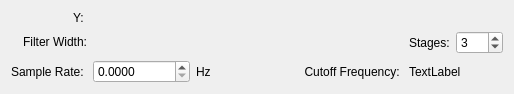
<?xml version="1.0" encoding="UTF-8"?>
<ui version="4.0">
 <class>BoxcarConfig</class>
 <widget class="QWidget" name="BoxcarConfig">
  <property name="geometry">
   <rect>
    <x>0</x>
    <y>0</y>
    <width>514</width>
    <height>92</height>
   </rect>
  </property>
  <layout class="QGridLayout" name="gridLayout" columnstretch="0,0,0,0,0,0,0">
   <item row="1" column="1" colspan="4">
    <widget class="Kst::ScalarSelector" name="_scalarSamples" native="true">
     <property name="sizePolicy">
      <sizepolicy hsizetype="Expanding" vsizetype="Preferred">
       <horstretch>0</horstretch>
       <verstretch>0</verstretch>
      </sizepolicy>
     </property>
     <property name="toolTip">
      <string>The length of the first stage of the averaging filter.</string>
     </property>
    </widget>
   </item>
   <item row="2" column="3" colspan="2">
    <widget class="QLabel" name="label_5">
     <property name="text">
      <string>Cutoff Frequency: </string>
     </property>
     <property name="alignment">
      <set>Qt::AlignRight|Qt::AlignTrailing|Qt::AlignVCenter</set>
     </property>
    </widget>
   </item>
   <item row="1" column="5">
    <widget class="QLabel" name="label_2">
     <property name="sizePolicy">
      <sizepolicy hsizetype="Fixed" vsizetype="Preferred">
       <horstretch>0</horstretch>
       <verstretch>0</verstretch>
      </sizepolicy>
     </property>
     <property name="text">
      <string>Stages:</string>
     </property>
    </widget>
   </item>
   <item row="2" column="0">
    <widget class="QLabel" name="label">
     <property name="sizePolicy">
      <sizepolicy hsizetype="Fixed" vsizetype="Preferred">
       <horstretch>0</horstretch>
       <verstretch>0</verstretch>
      </sizepolicy>
     </property>
     <property name="text">
      <string>Sample Rate: </string>
     </property>
    </widget>
   </item>
   <item row="1" column="0">
    <widget class="QLabel" name="label_4">
     <property name="sizePolicy">
      <sizepolicy hsizetype="Preferred" vsizetype="Fixed">
       <horstretch>0</horstretch>
       <verstretch>0</verstretch>
      </sizepolicy>
     </property>
     <property name="text">
      <string>Filter Width:</string>
     </property>
     <property name="alignment">
      <set>Qt::AlignRight|Qt::AlignTrailing|Qt::AlignVCenter</set>
     </property>
     <property name="wordWrap">
      <bool>false</bool>
     </property>
    </widget>
   </item>
   <item row="0" column="1" colspan="6">
    <widget class="Kst::VectorSelector" name="_vector" native="true">
     <property name="sizePolicy">
      <sizepolicy hsizetype="Expanding" vsizetype="Preferred">
       <horstretch>0</horstretch>
       <verstretch>0</verstretch>
      </sizepolicy>
     </property>
    </widget>
   </item>
   <item row="2" column="1">
    <widget class="QDoubleSpinBox" name="_sampleRateSpin">
     <property name="toolTip">
      <string>Used only for calculation of Cutoff Frequency</string>
     </property>
     <property name="decimals">
      <number>4</number>
     </property>
     <property name="maximum">
      <double>1000000000000000.000000000000000</double>
     </property>
    </widget>
   </item>
   <item row="2" column="5" colspan="2">
    <widget class="QLabel" name="_cutoffLabel">
     <property name="toolTip">
      <string>The 50% point of the filter.</string>
     </property>
     <property name="text">
      <string>TextLabel</string>
     </property>
    </widget>
   </item>
   <item row="0" column="0">
    <widget class="QLabel" name="label_3">
     <property name="sizePolicy">
      <sizepolicy hsizetype="Preferred" vsizetype="Fixed">
       <horstretch>0</horstretch>
       <verstretch>0</verstretch>
      </sizepolicy>
     </property>
     <property name="text">
      <string>Y: </string>
     </property>
     <property name="alignment">
      <set>Qt::AlignRight|Qt::AlignTrailing|Qt::AlignVCenter</set>
     </property>
     <property name="wordWrap">
      <bool>false</bool>
     </property>
    </widget>
   </item>
   <item row="1" column="6">
    <widget class="QSpinBox" name="_stagesSpin">
     <property name="sizePolicy">
      <sizepolicy hsizetype="Fixed" vsizetype="Fixed">
       <horstretch>0</horstretch>
       <verstretch>0</verstretch>
      </sizepolicy>
     </property>
     <property name="toolTip">
      <string>Stages of the filter.  More stages reduces stop band leakage.</string>
     </property>
     <property name="minimum">
      <number>1</number>
     </property>
     <property name="maximum">
      <number>100</number>
     </property>
     <property name="value">
      <number>3</number>
     </property>
    </widget>
   </item>
   <item row="2" column="2">
    <widget class="QLabel" name="label_6">
     <property name="sizePolicy">
      <sizepolicy hsizetype="Fixed" vsizetype="Preferred">
       <horstretch>0</horstretch>
       <verstretch>0</verstretch>
      </sizepolicy>
     </property>
     <property name="text">
      <string>Hz</string>
     </property>
    </widget>
   </item>
  </layout>
 </widget>
 <layoutdefault spacing="6" margin="11"/>
 <customwidgets>
  <customwidget>
   <class>Kst::VectorSelector</class>
   <extends>QWidget</extends>
   <header>vectorselector.h</header>
  </customwidget>
  <customwidget>
   <class>Kst::ScalarSelector</class>
   <extends>QWidget</extends>
   <header>scalarselector.h</header>
  </customwidget>
 </customwidgets>
 <resources/>
 <connections/>
</ui>
